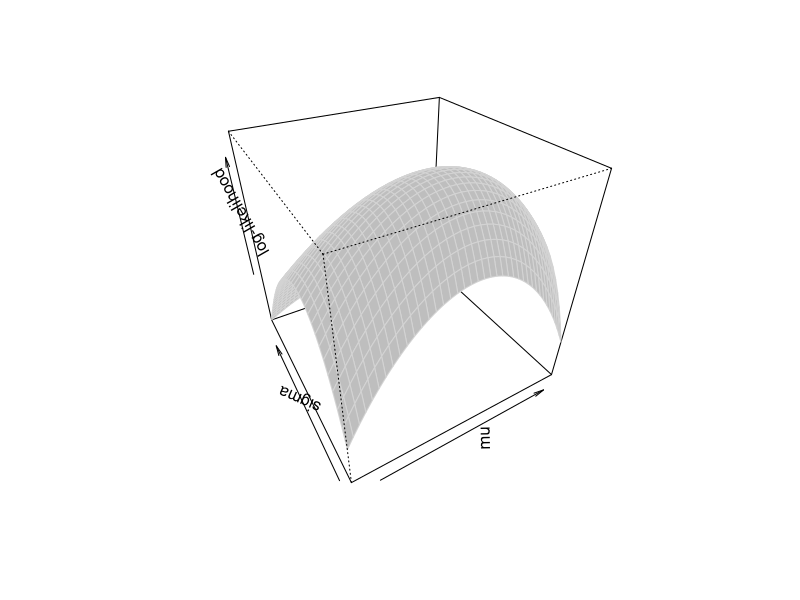

This figure's R source: (Note: this script raises an error after producing the figure.)
# 以单参数指数分布为例说明 对数似然函数若为凸函数，
# 则极大化对数似然获得的参数估计值为最大似然值，具有全局最优性，然而在空间混合效应模型中，
# 关于参数的对数似然函数不满足这一点，而且由于没有显式表达式，无法直接获得似然曲面，
# 通常的做法是在初值附近离散参数获得一组初值，往往有成千上万对参数值，
# 将每组参数放入对数似然函数中进行迭代以获得多个局部极值点，
# 再根据参数的剖面似然曲面选择最优的参数初值和似然函数的极大值

set.seed(1234)
n <- 20 # 随机数的个数
x <- rexp(n, rate = 5) # 服从指数分布的随机数
m <- 40 # 网格数
mv <- seq(mean(x) - 1.5 * sd(x) / sqrt(n),
  mean(x) + 1.5 * sd(x) / sqrt(n),
  length.out = m
)
sv <- seq(0.8 * sd(x), 1.5 * sd(x), length.out = m)
z <- matrix(NA, m, m)
loglikelihood <- function(b) -sum(dnorm(x, b[1], b[2], log = TRUE))

for (i in 1:m)
  for (j in 1:m)
    z[i, j] <- -loglikelihood(c(mv[i], sv[j]))

jet.colors <- colorRampPalette(c("gray100", "gray40"))
nbcol <- 100
color <- jet.colors(nbcol)
zfacet <- z[-1, -1] + z[-1, -m] + z[-m, -1] + z[-m, -m]
facetcol <- cut(zfacet, nbcol)

persp(mv, sv, z,
  xlab = "\n mu", ylab = "\n sigma",
  zlab = "\n log-likelihood",  border = "lightgray",
  phi = 35, theta = -30, col = "grey" # , col = color[facetcol]
) -> res



?persp
points() # col = "black"
# 添加初始迭代点 初值 样本均值和方差 真实值和算法迭代获得的近似值
xE <- c(-10,10); xy <- expand.grid(xE, xE)
points(trans3d(xy[,1], xy[,2], 6, pmat = res), col = "black", pch = 16) # 画四个点
# 标记点 step0 step1 x0 \hat{x} x
# 指数，正态分布 泊松，二项分布 参数之间的关系  均值和方差之间的关系

